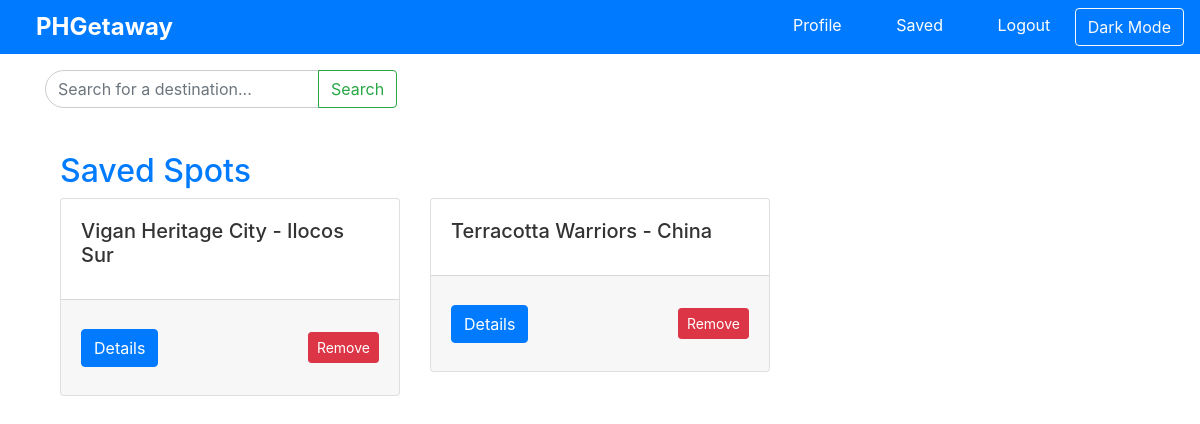
Page /saved_spots (signed in) on the committed database.
### models.py (models this page shows)
class SavedSpot(db.Model):
    id = db.Column(db.Integer, primary_key=True)
    spot_name = db.Column(db.String(200), nullable=False)
    spot_location = db.Column(db.String(200), nullable=False)
    user_id = db.Column(db.Integer, db.ForeignKey('user.id'), nullable=False)

### app.py (the view)
@app.route("/saved_spots")
@login_required
def saved_spots():
    saved_spots = SavedSpot.query.filter_by(user_id=current_user.id).all()
    return render_template("saved.html", saved_spots=saved_spots)

### app.py (called while the page is built)
@login_manager.user_loader
def load_user(user_id):
    return User.query.get(int(user_id))

### models.py (called while the page is built)
    @property
    def is_active(self):
        return True

### templates/saved.html (shortened to what this page needs)
{% extends "layout.html" %}
{% block body %}
    <div class="container mt-4">
        <h2>Saved Spots</h2>
        {% if saved_spots %}
            <div class="row">
                {% for spot in saved_spots %}
                    <div class="col-md-4 mb-4">
                        <div class="card">
                            <div class="card-body">
                                <h5 class="card-title">{{ spot.spot_name }} - {{ spot.spot_location }}</h5>
                            </div>
                            <div class="card-footer d-flex justify-content-between align-items-center">
                                <a href="{{ url_for('details', name=spot.spot_name) }}" class="btn btn-primary">Details</a>
                                <form action="{{ url_for('remove_spot', spot_id=spot.id) }}" method="post">
                                    <button type="submit" class="btn btn-danger btn-sm">Remove</button>
                                </form>
                            </div>
                        </div>
                    </div>
                {% endfor %}
            </div>
        {% else %}
            <p>No spots saved yet.</p>
        {% endif %}
    </div>
{% endblock %}

### static/css/styles.css (style rules this page uses)
body { font-family: Arial, sans-serif; background-color: #f8f9fa; color: #343a40; margin: 0; padding: 0; }
h1, h2 { color: #007bff; }
form { margin: 20px 0; text-align: center; }
.btn { padding: 10px 20px; border-radius: 20px; cursor: pointer; transition: background-color 0.3s, transform 0.2s ease; }
.btn-primary { background-color: #007bff; color: white; border: none; }
.card { cursor: pointer; transition: transform 0.2s ease; }
.card { background-color: #fff; color: #333; }

### rows in the picture
SavedSpot: spot_name "Vigan Heritage City", spot_location "Ilocos Sur"
SavedSpot: spot_name "Terracotta Warriors", spot_location "China"
